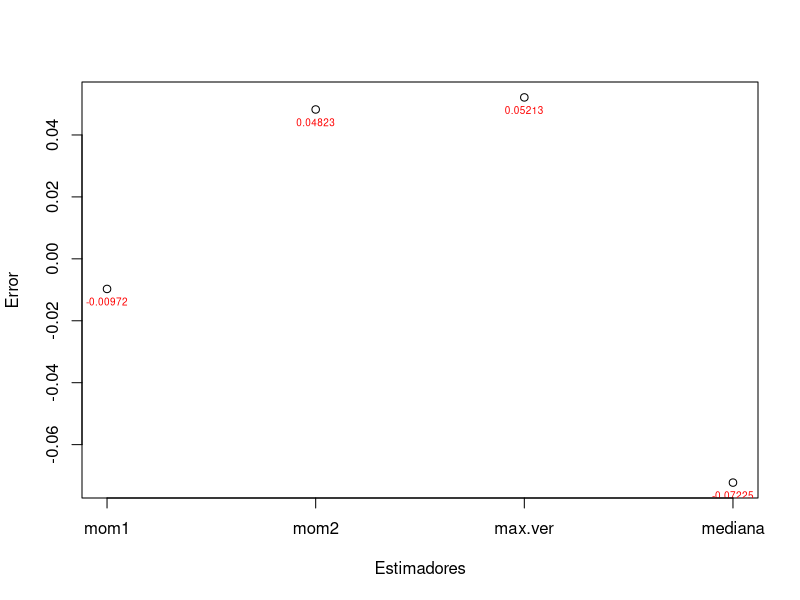
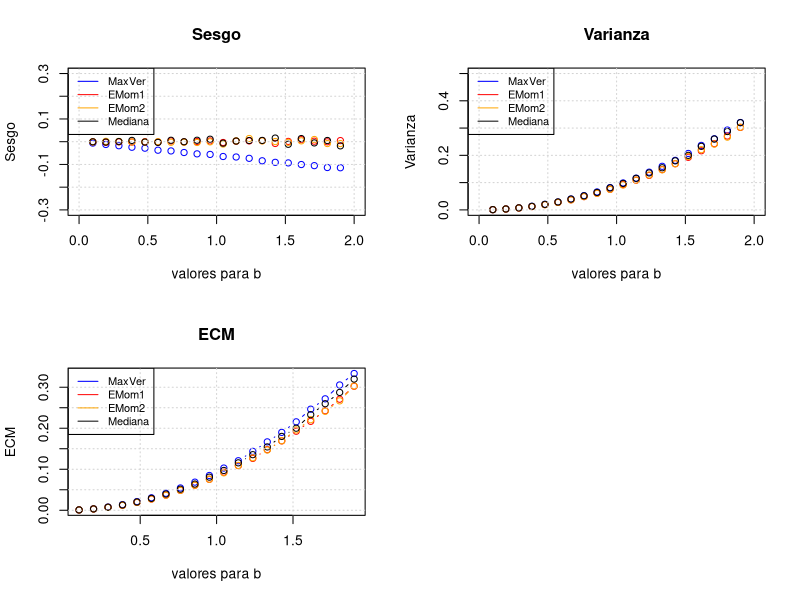
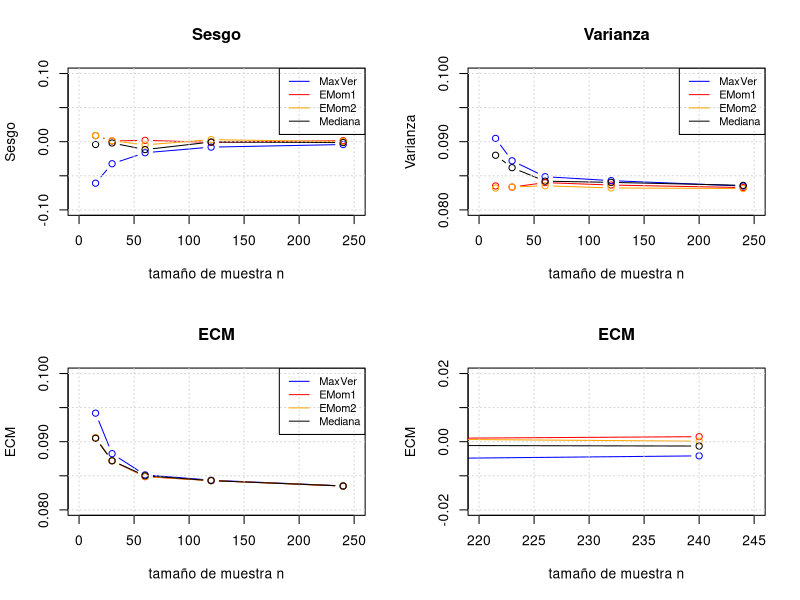
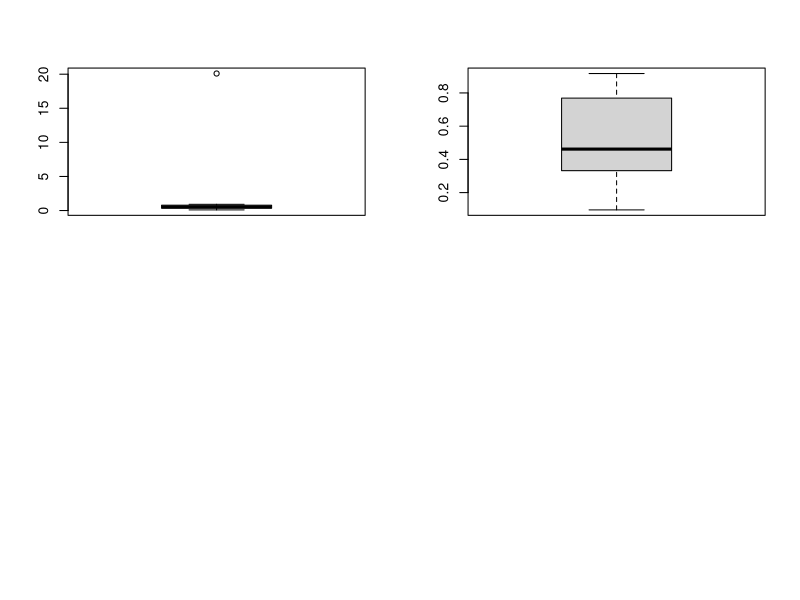
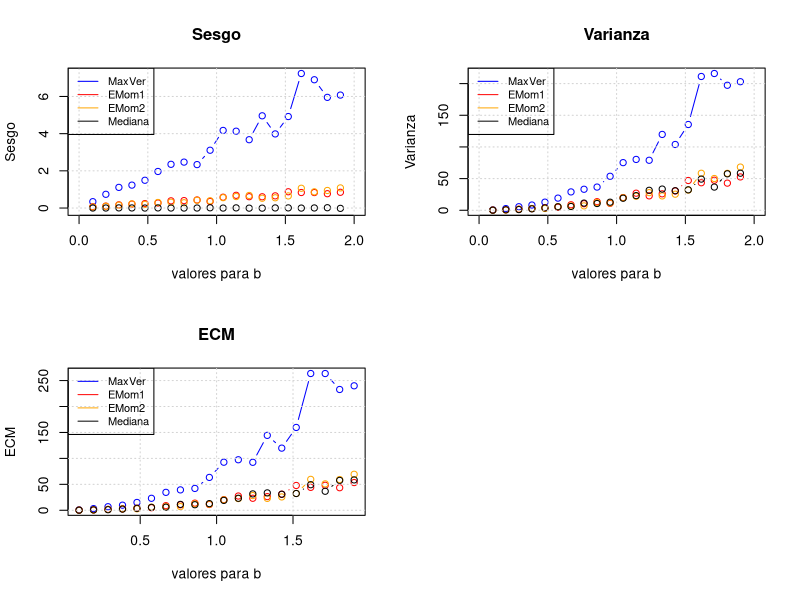

Write R code to recreate these figures, in order.

# Función estimadora de primeros momentos
bmom1 = function(muestra){
    2*mean(muestra)
}

# Función estimadora de segundos momentos
bmom2 = function(muestra){
    n <- length(muestra)
    sqrt(3 * mean(muestra^2))
}

# Estimador de maxima verosimilitud
bmv = function(muestra){
    max(muestra)
}

bmed = function(muestra){
    2*median(muestra)
}

b <- 1
n <- 15
muestra <- runif(n, min=0, max=b)

bmom1(muestra)
bmom2(muestra)
bmv(muestra)
bmed(muestra)

# Calculo errores
error_momento_1 <- b - bmom1(muestra)
error_momento_2 <- b - bmom2(muestra)
error_max_ver   <- b - bmv(muestra)
error_mediana   <- b - bmed(muestra)
# Agrupo datos para plot
errores <- c(error_momento_1, error_momento_2, error_max_ver,error_mediana)
nombres <- c('mom1','mom2','max.ver','mediana')
# Imprimo y ploteo errores para una mejor comparación
matrix(c(nombres, round(errores,5)), nrow=2, ncol=4, byrow=TRUE)
# Plot
#options(repr.plot.width=7, repr.plot.height=7)
plot(errores, xlab="Estimadores", ylab="Error", xaxt='n')
text(errores, as.character(round(errores,5)), cex=0.6, pos=1, col="red")
axis(1, c(1,2,3,4), nombres) 

experimento = function(){
    # a)
    b <- 1
    n <- 15
    muestra <- runif(n, min=0, max=b)
    # b)
    b_mom1 <- bmom1(muestra)
    b_mom2 <- bmom2(muestra)
    b_mv  <- bmv(muestra)
    b_med <- bmed(muestra)
    #devuelvo un vector de estimadores
    c(b_mom1, b_mom2, b_mv, b_med)
}

# c)
nrep <- 1000
estimadores <- array(dim=c(nrep,4), dimnames=list(1:nrep, c("b_mom1", "b_mom2", "b_mv", "b_med")))
for(i in 1:nrep){
    estimadores[i,] <- array(experimento())
}

# Estimaciones guardadas de cada experimento
estimadores[2:4,]
estimadores[997:1000,]

# d)
# aplico mean a cada columna (estimador) de mi data
b_muestrales <- apply(estimadores, MARGIN=2, FUN=mean)
print(b_muestrales)

#sesgos <- medias_muestrales - b
b <- 1
sesgos <- b_muestrales - b

print(sesgos)

# e)
#varianzas_muestrales <- ((medias_muestrales-b/2)^2)/(n-1)
varianzas_muestrales <- ((b_muestrales/2-b/2)^2)/(n-1)

print(varianzas_muestrales)

# f) Aproximación del Error Cuadratico Medio (ECM)
ECM <- varianzas_muestrales + sesgos^2
print(ECM)

# Funciones simuladoras:
# Devuelven sesgo y varianza aproximados
# promediando 1000 experimentos
# con Estimador de Maxima Verosimilitud
simulacion_mv = function(b, n){
    nE <- 1000
    # Guardo todas las estimaciones
    all_b_est <- vector(length=nE)
    varianza <- vector(length=nE)
    for (i in 1:nE){
        muestra <- runif(n, min=0, max=b)
        b_est <- bmv(muestra)
        # Guardo b estimado para calcular Sesgo luego
        all_b_est[i] <- b_est
        # Calculo varianza muestral, usando b estimado
        mean_muestral <- b_est/2
        varianza[i] <- (sum((muestra - mean_muestral)^2)) / (n-1)
    }
    # Calculo Sesgo y Varianza usando todas las muestras
    sesgo_est <- mean(all_b_est) - b
    varianza_est <- mean(varianza)
    return(c(sesgo_est, varianza_est))
}

# con Estimador de 1er Momento
simulacion_mom = function(b, n){
    nE <- 1000
    all_b_est <- vector(length=nE)
    varianza <- vector(length=nE)
    for (i in 1:nE){
        muestra <- runif(n, min=0, max=b)
        b_est <- bmom1(muestra)
        all_b_est[i] <- b_est
        mean_muestral <- b_est/2
        varianza[i] <- (sum((muestra - mean_muestral)^2)) / (n-1)
    }
    sesgo_est <- mean(all_b_est) - b
    varianza_est <- mean(varianza)
    return(c(sesgo_est, varianza_est))
}

# Agrego también simulación de 2do momento
simulacion_mom2 = function(b, n){
    nE <- 1000
    all_b_est <- vector(length=nE)
    varianza <- vector(length=nE)
    for (i in 1:nE){
        muestra <- runif(n, min=0, max=b)
        b_est <- bmom1(muestra)
        all_b_est[i] <- b_est
        mean_muestral <- b_est/2
        varianza[i] <- (sum((muestra - mean_muestral)^2)) / (n-1)
        }
    sesgo_est <- mean(all_b_est) - b
    varianza_est <- mean(varianza)
    return(c(sesgo_est, varianza_est))
}

# con Mediana de la muestra
simulacion_med = function(b, n){
    nE <- 1000
    all_b_est <- vector(length=nE)
    varianza <- vector(length=nE)
    for (i in 1:nE){
        muestra <- runif(n, min=0, max=b)
        b_est <- bmed(muestra)
        all_b_est[i] <- b_est
        mean_muestral <- b_est/2
        varianza[i] <- (sum((muestra - mean_muestral)^2)) / (n-1)
        }
    sesgo_est <- mean(all_b_est) - b
    varianza_est <- mean(varianza)
    return(c(sesgo_est, varianza_est))
}

# Calculo sesgos, varianzas y ECM para 20 valores
# distintos de b entre 0 y 2 (no inclusives)
nB <- 20
b_values <- seq(0.1, 1.9, by=1.8/(nB-1))
# nB filas, 3 columnas: (bias, var, ECM)
results_mv   <- matrix(nrow=nB, ncol=3)
results_mom  <- matrix(nrow=nB, ncol=3)
results_mom2 <- matrix(nrow=nB, ncol=3)
results_med  <- matrix(nrow=nB, ncol=3)

for (i in 1:nB){
    b <- b_values[i]
    results_mv[i,1:2]   <- simulacion_mv(b, 15)
    results_mom[i,1:2]  <- simulacion_mom(b, 15)
    results_mom2[i,1:2] <- simulacion_mom2(b, 15)
    results_med[i,1:2]  <- simulacion_med(b, 15)
    # ECM = Var + Sesgo^2
    results_mv[i,3]   <- results_mv[i,1]^2   + results_mv[i,2]
    results_mom[i,3]  <- results_mom[i,1]^2  + results_mom[i,2]
    results_mom2[i,3] <- results_mom2[i,1]^2 + results_mom2[i,2]
    results_med[i,3]  <- results_med[i,1]^2  + results_med[i,2]
}

par(mfrow=c(2,2))
# Sesgos
plot(b_values, results_mv[,1], ylim=c(-0.3,0.3), xlim=c(0,2),
     col="blue", main="Sesgo", xlab="valores para b", ylab="Sesgo", type="b")
points(b_values, results_mom[,1], col="red", type="b")
points(b_values, results_mom2[,1], col="orange", type="b")
points(b_values, results_med[,1], col="black", type="b")
grid()
transpa_color <- rgb(0, 0, 0, max = 255, alpha = 0, names = "transparent")
legend("topleft", bg=transpa_color,legend=c("MaxVer", "EMom1", "EMom2", "Mediana"),
       col=c("blue", "red", "orange", "black"), lty=1, cex=0.8,
       box.lty=1)
# Varianzas
plot(b_values, results_mv[,2], ylim=c(0,0.5), xlim=c(0,2),
     col="blue", main="Varianza", xlab="valores para b", ylab="Varianza", type="b")
points(b_values, results_mom[,2], col="red", type="b")
points(b_values, results_mom2[,2], col="orange", type="b")
points(b_values, results_med[,2], col="black", type="b")
grid()
transpa_color <- rgb(0, 0, 0, max = 255, alpha = 0, names = "transparent")
legend("topleft", bg=transpa_color,legend=c("MaxVer", "EMom1", "EMom2", "Mediana"),
       col=c("blue", "red", "orange", "black"), lty=1, cex=0.8,
       box.lty=1)
# ECM = Var + Sesgo^2
plot(b_values, results_mv[,3], col="blue", main="ECM", xlab="valores para b", ylab="ECM", type="b")
points(b_values, results_mom[,3], col="red", type="b")
points(b_values, results_mom2[,3], col="orange", type="b")
points(b_values, results_med[,3], col="black", type="b")
grid()
transpa_color <- rgb(0, 0, 0, max = 255, alpha = 0, names = "transparent")
legend("topleft", bg=transpa_color,legend=c("MaxVer", "EMom1", "EMom2", "Mediana"),
       col=c("blue", "red", "orange", "black"), lty=1, cex=0.8,
       box.lty=1)

# Calculo sesgos, varianzas para distintos valores de n
n_values <- c(15, 30, 60, 120, 240)
nN <- length(n_values)
# nN filas, 4 columnas: (n, Sesgo, Var, ECM)
results_mv   <- matrix(nrow=nN, ncol=4)
results_mom  <- matrix(nrow=nN, ncol=4)
results_mom2 <- matrix(nrow=nN, ncol=4)
results_med  <- matrix(nrow=nN, ncol=4)

for (i in 1:nN){
    n <- n_values[i]
    # Guardo n en [1]
    results_mv[i,1]   <- n
    results_mom[i,1]  <- n
    results_mom2[i,1] <- n
    results_med[i,1]  <- n
    # Guardo Sesgos[2] y Varianzas[3] para graficarlos
    results_mv[i,2:3]   <- simulacion_mv(1, n)
    results_mom[i,2:3]  <- simulacion_mom(1, n)
    results_mom2[i,2:3] <- simulacion_mom2(1, n)
    results_med[i,2:3]  <- simulacion_med(1, n)
    # ECM[4] = Var + Sesgo^2
    results_mv[i,4]   <- results_mv[i,2]^2   + results_mv[i,3]
    results_mom[i,4]  <- results_mom[i,2]^2  + results_mv[i,3]
    results_mom2[i,4] <- results_mom2[i,2]^2 + results_mv[i,3]
    results_med[i,4]  <- results_med[i,2]^2  + results_mv[i,3]
}

results_mv
# n   Sesgo    Varianza   ECM

par(mfrow=c(2,2))
# Sesgos
plot(results_mv[,c(1,2)], ylim=c(-0.10,0.1), xlim=c(0,250),
     col="blue", main="Sesgo", xlab="tamaño de muestra n", ylab="Sesgo", type="b")
points(results_mom[,c(1,2)], col="red", type="b")
points(results_mom2[,c(1,2)], col="orange", type="b")
points(results_med[,c(1,2)], col="black", type="b")
grid()
transpa_color <- rgb(0, 0, 0, max = 255, alpha = 0, names = "transparent")
legend("topright", bg=transpa_color,legend=c("MaxVer", "EMom1", "EMom2", "Mediana"),
       col=c("blue", "red", "orange", "black"), lty=1, cex=0.8,
       box.lty=1)
# Varianzas
plot(results_mv[,c(1,3)], ylim=c(0.08,0.1), xlim=c(0,250),
     col="blue", main="Varianza", xlab="tamaño de muestra n", ylab="Varianza", type="b")
points(results_mom[,c(1,3)], col="red", type="b")
points(results_mom2[,c(1,3)], col="orange", type="b")
points(results_med[,c(1,3)], col="black", type="b")
grid()
transpa_color <- rgb(0, 0, 0, max = 255, alpha = 0, names = "transparent")
legend("topright", bg=transpa_color,legend=c("MaxVer", "EMom1", "EMom2", "Mediana"),
       col=c("blue", "red", "orange", "black"), lty=1, cex=0.8,
       box.lty=1)
# ECM 
plot(results_mv[,c(1,4)], col="blue", main="ECM", xlab="tamaño de muestra n", ylab="ECM", type="b", ylim=c(0.08,0.1), xlim=c(0,250))
points(results_mom[,c(1,4)], col="red", type="b")
points(results_mom2[,c(1,4)], col="orange", type="b")
points(results_med[,c(1,4)], col="black", type="b")
grid()
transpa_color <- rgb(0, 0, 0, max = 255, alpha = 0, names = "transparent")
legend("topright", bg=transpa_color,legend=c("MaxVer", "EMom1", "EMom2", "Mediana"),
       col=c("blue", "red", "orange", "black"), lty=1, cex=0.8,
       box.lty=1)

# Zoom en mayor n alcanzado
plot(results_mv, ylim=c(-0.02, 0.02), xlim=c(220,245),
     col="blue", main="ECM", xlab="tamaño de muestra n", ylab="ECM", type="b")
points(results_mom, col="red", type="b")
points(results_mom2, col="orange", type="b")
points(results_med, col="black", type="b")
grid()

X <- c(0.917, 0.247, 0.384, 0.530, 0.798,
       0.912, 0.096, 0.684, 0.394, 20.1,
       0.769, 0.137, 0.352, 0.332, 0.670)

b_mv <- bmv(X)
b_mom <- bmom1(X)
b_mom2 <- bmom2(X)
b_med <- bmed(X)

b_mv
b_mom
b_mom2
b_med

boxplot(X)

X_fixed <- c(0.917, 0.247, 0.384, 0.530, 0.798,
       0.912, 0.096, 0.684, 0.394,
       0.769, 0.137, 0.352, 0.332, 0.670)

b_mv <- bmv(X_fixed)
b_mom <- bmom1(X_fixed)
b_mom2 <- bmom2(X_fixed)
b_med <- bmed(X_fixed)

b_mv
b_mom
b_mom2
b_med

boxplot(X_fixed)

n <- 15
b <- 1
X <- runif(n, 0, b)

# Minicódigo a implementar en funciones simuladoras
X_cont <- X
# Contamino cada elemento con proba 0.005
for(i in 1:n){
    pC <- 0.005 # 1/200
    if(runif(1) < pC){
        
        X_cont[i] <- X_cont[i] * 100
    }
}

# De manera más eficiente (y bonita :)
pC <- 1/200
mask <- runif(n)
X_cont[mask<pC] <- X_cont[mask<pC] * 100

# Funciones simuladoras CON CONTAMINACIÓN:
# Devuelven sesgo y varianza aproximados
# promediando 1000 experimentos
# con Estimador de Maxima Verosimilitud
simulacion_mv_cont = function(b, n){
    nE <- 1000
    # Guardo todas las estimaciones
    all_b_est <- vector(length=nE)
    varianza <- vector(length=nE)
    for (i in 1:nE){
        muestra <- runif(n, min=0, max=b)
        # --[Contaminación con proba pC]--
        pC <- 1/200
        mask <- runif(n)
        muestra[mask<pC] <- muestra[mask<pC] * 100
        # --[Fin contaminación]--
        b_est <- bmv(muestra)
        # Guardo b estimado para calcular Sesgo luego
        all_b_est[i] <- b_est
        # Calculo varianza muestral, usando b estimado
        mean_muestral <- b_est/2
        varianza[i] <- (sum((muestra - mean_muestral)^2)) / (n-1)
    }
    # Calculo Sesgo y Varianza usando todas las muestras
    sesgo_est <- mean(all_b_est) - b
    varianza_est <- mean(varianza)
    return(c(sesgo_est, varianza_est))
}

# con Estimador de 1er Momento
simulacion_mom_cont = function(b, n){
    nE <- 1000
    all_b_est <- vector(length=nE)
    varianza <- vector(length=nE)
    for (i in 1:nE){
        muestra <- runif(n, min=0, max=b)
        # --[Contaminación con proba pC]--
        pC <- 1/200
        mask <- runif(n)
        muestra[mask<pC] <- muestra[mask<pC] * 100
        # --[Fin contaminación]--
        b_est <- bmom1(muestra)
        all_b_est[i] <- b_est
        mean_muestral <- b_est/2
        varianza[i] <- (sum((muestra - mean_muestral)^2)) / (n-1)
    }
    sesgo_est <- mean(all_b_est) - b
    varianza_est <- mean(varianza)
    return(c(sesgo_est, varianza_est))
}

# Agrego también simulación de 2do momento
simulacion_mom2_cont = function(b, n){
    nE <- 1000
    all_b_est <- vector(length=nE)
    varianza <- vector(length=nE)
    for (i in 1:nE){
        muestra <- runif(n, min=0, max=b)
        # --[Contaminación con proba pC]--
        pC <- 1/200
        mask <- runif(n)
        muestra[mask<pC] <- muestra[mask<pC] * 100
        # --[Fin contaminación]--
        b_est <- bmom1(muestra)
        all_b_est[i] <- b_est
        mean_muestral <- b_est/2
        varianza[i] <- (sum((muestra - mean_muestral)^2)) / (n-1)
        }
    sesgo_est <- mean(all_b_est) - b
    varianza_est <- mean(varianza)
    return(c(sesgo_est, varianza_est))
}

# con Mediana de la muestra
simulacion_med_cont = function(b, n){
    nE <- 1000
    all_b_est <- vector(length=nE)
    varianza <- vector(length=nE)
    for (i in 1:nE){
        muestra <- runif(n, min=0, max=b)
        # --[Contaminación con proba pC]--
        pC <- 1/200
        mask <- runif(n)
        muestra[mask<pC] <- muestra[mask<pC] * 100
        # --[Fin contaminación]--
        b_est <- bmed(muestra)
        all_b_est[i] <- b_est
        mean_muestral <- b_est/2
        varianza[i] <- (sum((muestra - mean_muestral)^2)) / (n-1)
        }
    sesgo_est <- mean(all_b_est) - b
    varianza_est <- mean(varianza)
    return(c(sesgo_est, varianza_est))
}

# Calculo sesgos, varianzas y ECM para 20 valores
# distintos de b entre 0 y 2 (no inclusives)
nB <- 20
b_values <- seq(0.1, 1.9, by=1.8/(nB-1))
# nB filas, 3 columnas: (bias, var, ECM)
results_mv   <- matrix(nrow=nB, ncol=3)
results_mom  <- matrix(nrow=nB, ncol=3)
results_mom2 <- matrix(nrow=nB, ncol=3)
results_med  <- matrix(nrow=nB, ncol=3)

for (i in 1:nB){
    b <- b_values[i]
    # Guardo Sesgo y Varianza para cada b
    results_mv[i,1:2]   <- simulacion_mv_cont(b, 15)
    results_mom[i,1:2]  <- simulacion_mom_cont(b, 15)
    results_mom2[i,1:2] <- simulacion_mom2_cont(b, 15)
    results_med[i,1:2]  <- simulacion_med_cont(b, 15)
    # Calculo ECM = Sesgo^2 + Var
    results_mv[i,3] <- results_mv[i,1]^2+results_mv[i,2]
    results_mom[i,3] <- results_mom[i,1]^2+results_mom[i,2]
    results_mom2[i,3] <- results_mom2[i,1]^2+results_mom2[i,2]
    results_med[i,3] <- results_med[i,1]^2+results_med[i,2]
}

par(mfrow=c(2,2))
# Plot para Sesgos
ylim <- c(-0.1, max(results_mv[,1]))
plot(b_values, results_mv[,1], xlim=c(0,2), ylim=ylim, 
     col="blue", main="Sesgo", xlab="valores para b", ylab="Sesgo", type="b")
points(b_values, results_mom[,1], col="red", type="b")
points(b_values, results_mom2[,1], col="orange", type="b")
points(b_values, results_med[,1], col="black", type="b")
grid()
transpa_color <- rgb(0, 0, 0, max = 255, alpha = 0, names = "transparent")
legend("topleft", bg=transpa_color,legend=c("MaxVer", "EMom1", "EMom2", "Mediana"),
       col=c("blue", "red", "orange", "black"), lty=1, cex=0.8,
       box.lty=1)
# Plot para Varianzas
plot(b_values, results_mv[,2], xlim=c(0,2),
     col="blue", main="Varianza", xlab="valores para b", ylab="Varianza", type="b")
points(b_values, results_mom[,2], col="red", type="b")
points(b_values, results_mom2[,2], col="orange", type="b")
points(b_values, results_med[,2], col="black", type="b")
grid()
transpa_color <- rgb(0, 0, 0, max = 255, alpha = 0, names = "transparent")
legend("topleft", bg=transpa_color,legend=c("MaxVer", "EMom1", "EMom2", "Mediana"),
       col=c("blue", "red", "orange", "black"), lty=1, cex=0.8,
       box.lty=1)
# Plot para ECM
plot(b_values, results_mv[,3], col="blue", main="ECM", xlab="valores para b", ylab="ECM", type="b")
points(b_values, results_mom[,3], col="red", type="b")
points(b_values, results_mom2[,3], col="orange", type="b")
points(b_values, results_med[,3], col="black", type="b")
grid()
transpa_color <- rgb(0, 0, 0, max = 255, alpha = 0, names = "transparent")
legend("topleft", bg=transpa_color,legend=c("MaxVer", "EMom1", "EMom2", "Mediana"),
       col=c("blue", "red", "orange", "black"), lty=1, cex=0.8,
       box.lty=1)


